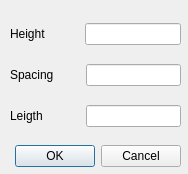
<?xml version="1.0" encoding="UTF-8"?>
<ui version="4.0">
 <class>CWLHorizontalLocDistr</class>
 <widget class="QDialog" name="CWLHorizontalLocDistr">
  <property name="geometry">
   <rect>
    <x>0</x>
    <y>0</y>
    <width>188</width>
    <height>174</height>
   </rect>
  </property>
  <property name="windowTitle">
   <string>Dialog</string>
  </property>
  <widget class="QDialogButtonBox" name="buttonBox">
   <property name="geometry">
    <rect>
     <x>-160</x>
     <y>140</y>
     <width>341</width>
     <height>32</height>
    </rect>
   </property>
   <property name="orientation">
    <enum>Qt::Horizontal</enum>
   </property>
   <property name="standardButtons">
    <set>QDialogButtonBox::Cancel|QDialogButtonBox::Ok</set>
   </property>
  </widget>
  <widget class="QWidget" name="verticalLayoutWidget">
   <property name="geometry">
    <rect>
     <x>10</x>
     <y>10</y>
     <width>171</width>
     <height>131</height>
    </rect>
   </property>
   <layout class="QVBoxLayout" name="verticalLayout">
    <item>
     <layout class="QHBoxLayout" name="horizontalLayout">
      <item>
       <widget class="QLabel" name="labelHeight">
        <property name="text">
         <string>Height  </string>
        </property>
       </widget>
      </item>
      <item>
       <spacer name="horizontalSpacer">
        <property name="orientation">
         <enum>Qt::Horizontal</enum>
        </property>
        <property name="sizeHint" stdset="0">
         <size>
          <width>40</width>
          <height>20</height>
         </size>
        </property>
       </spacer>
      </item>
      <item>
       <widget class="QLineEdit" name="lineEditHeight"/>
      </item>
     </layout>
    </item>
    <item>
     <layout class="QHBoxLayout" name="horizontalLayout_2">
      <item>
       <widget class="QLabel" name="labelSpacing">
        <property name="text">
         <string>Spacing</string>
        </property>
       </widget>
      </item>
      <item>
       <spacer name="horizontalSpacer_2">
        <property name="orientation">
         <enum>Qt::Horizontal</enum>
        </property>
        <property name="sizeHint" stdset="0">
         <size>
          <width>40</width>
          <height>20</height>
         </size>
        </property>
       </spacer>
      </item>
      <item>
       <widget class="QLineEdit" name="lineEditSpacing"/>
      </item>
     </layout>
    </item>
    <item>
     <layout class="QHBoxLayout" name="horizontalLayout_3">
      <item>
       <widget class="QLabel" name="labelLeigth">
        <property name="text">
         <string>Leigth   </string>
        </property>
       </widget>
      </item>
      <item>
       <spacer name="horizontalSpacer_3">
        <property name="orientation">
         <enum>Qt::Horizontal</enum>
        </property>
        <property name="sizeHint" stdset="0">
         <size>
          <width>40</width>
          <height>20</height>
         </size>
        </property>
       </spacer>
      </item>
      <item>
       <widget class="QLineEdit" name="lineEditLength"/>
      </item>
     </layout>
    </item>
   </layout>
  </widget>
 </widget>
 <resources/>
 <connections>
  <connection>
   <sender>buttonBox</sender>
   <signal>accepted()</signal>
   <receiver>CWLHorizontalLocDistr</receiver>
   <slot>accept()</slot>
   <hints>
    <hint type="sourcelabel">
     <x>248</x>
     <y>254</y>
    </hint>
    <hint type="destinationlabel">
     <x>157</x>
     <y>274</y>
    </hint>
   </hints>
  </connection>
  <connection>
   <sender>buttonBox</sender>
   <signal>rejected()</signal>
   <receiver>CWLHorizontalLocDistr</receiver>
   <slot>reject()</slot>
   <hints>
    <hint type="sourcelabel">
     <x>316</x>
     <y>260</y>
    </hint>
    <hint type="destinationlabel">
     <x>286</x>
     <y>274</y>
    </hint>
   </hints>
  </connection>
 </connections>
</ui>
